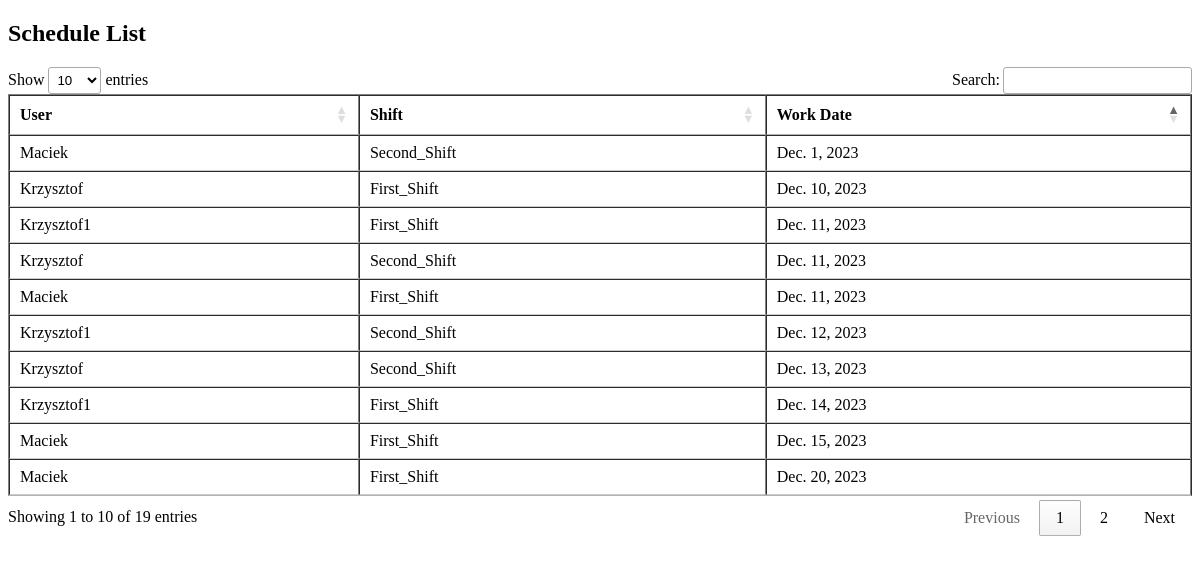
The app's page /generate_schedule/ (signed in), older data.
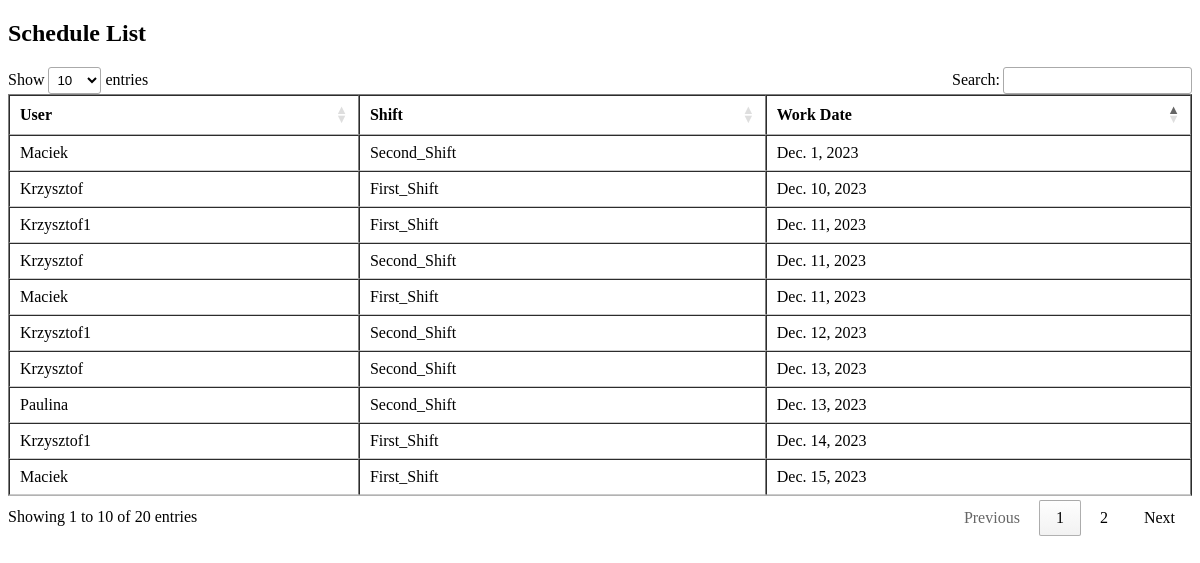
The same page, newer data.
### viewer/models.py (models this page shows, shortened)
class Schedule(models.Model):
    UniqueID = models.AutoField(primary_key=True)
    user = models.ForeignKey(User, on_delete=models.CASCADE, null=True, blank=True)
    shift_id = models.ForeignKey(Shift, on_delete=models.CASCADE)
    work_date = models.DateField()
    month = models.IntegerField(default=0)  # Domyślna wartość
    year = models.IntegerField(default=0)   # Domyślna wartość

class Shift(models.Model):
    SHIFT_CHOICES = [
        ('First_Shift', '8:00-16:00'),
        ('Second_Shift', '14:00-22:00'),
    ]
    shift_id = models.AutoField(primary_key=True)
    shift_name = models.CharField(max_length=20, choices=SHIFT_CHOICES)
    hours = models.IntegerField(default=8)
    min_num_workers = models.PositiveIntegerField(default=2)
    max_num_workers = models.PositiveIntegerField(default=3)

### viewer/views.py (the view, shortened to what this page needs)
# urls.py: path('generate_schedule/', views.generate_schedule, name='generate_schedule'),
@user_passes_test(is_admin, login_url='login')
@login_required(login_url='login')
def generate_schedule(request):
    users_availabilities = UserAvailability.objects.all()
    work_restrictions = WorkRestrictions.objects.first()
    if work_restrictions is None:
        messages.error(request, "Work restrictions not defined. Please define them first.")
    schedule_entries = []
    for user_availability in users_availabilities:
        try:
            shift = Shift.objects.get(shift_name=user_availability.shift_preferences)
        except Shift.DoesNotExist:
            messages.error(request, f"Shift {user_availability.shift_preferences} does not exist.")
            continue
        existing_hours_for_user = Schedule.objects.filter(
            user=user_availability.user_id,
            work_date=user_availability.day
        ).aggregate(models.Sum('shift_id__hours'))['shift_id__hours__sum'] or 0
    all_schedule_entries = Schedule.objects.all()
    return render(request, 'schedule/schedule_list.html', {'schedule_entries': all_schedule_entries})

### viewer/views.py (called while the page is built)
def is_admin(user):
    return user.is_authenticated and user.is_staff

### viewer/templates/schedule/schedule_list.html (shortened to what this page needs)
<!DOCTYPE html>
<html lang="en">
<head>
    <link rel="stylesheet" type="text/css" href="https://cdn.datatables.net/1.10.25/css/jquery.dataTables.css">
</head>
<body>
    <h2>Schedule List</h2>
    <table id="scheduleTable" border="1">
        <thead>
            <tr>
                <th>User</th>
                <th>Shift</th>
                <th>Work Date</th>
            </tr>
        </thead>
        <tbody>
            {% for schedule_entry in schedule_entries %}
                <tr>
                    <td>{{ schedule_entry.user.username }}</td>
                    <td>{{ schedule_entry.shift_id.shift_name }}</td>
                    <td>{{ schedule_entry.work_date }}</td>
                </tr>
            {% endfor %}
        </tbody>
    </table>
</body>
</html>

Row changes from the older to the newer data that the page shows:
no longer on this page (row unchanged): Schedule: user.username "Maciek", shift_id.shift_name "First_Shift", work_date "Dec. 20, 2023"
added Schedule: user.username "Paulina", shift_id.shift_name "Second_Shift", work_date "Dec. 13, 2023"
Text that changed along with them:
text written by a page script: "Show entries Search: Showing 1 to 10 of 19 entries Previous 1 2 Next" → "Show entries Search: Showing 1 to 10 of 20 entries Previous 1 2 Next"
